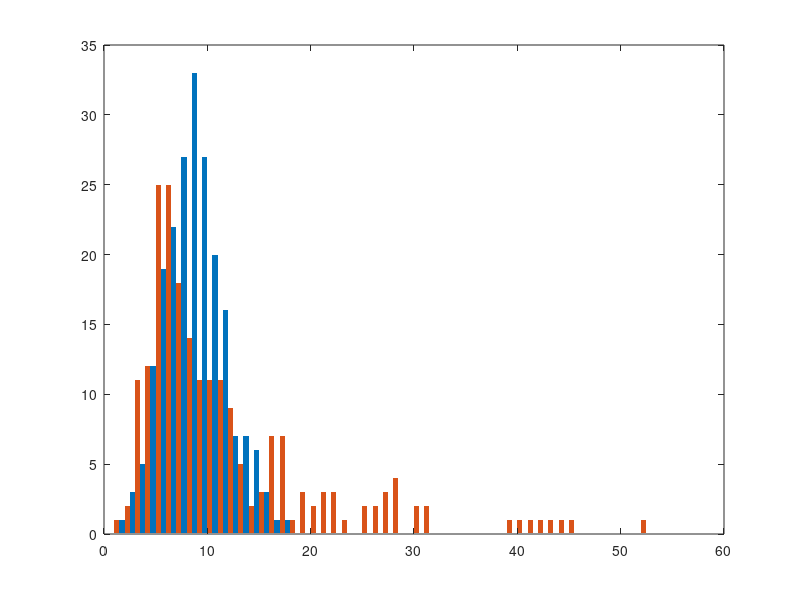

The MATLAB script that drew this image: (Note: this script raises an error after producing the figure.)
%
%	produce the degree histograms for the LG and RG graph
%
load LN_hist.mat
load RG_hist.mat


ID_LG = sum(A_LN');
ID_RG = sum(A_R');
OD_LG = sum(A_LN);
OD_RG = sum(A_R);

%ID_LG=ID_LG(ID_LG>0);
%OD_LG=OD_LG(OD_LG>0);
%ID_RG=ID_RG(ID_RG>0);
%OD_RG=OD_RG(OD_RG>0);

md=max([ID_LG,ID_RG,OD_LG,OD_RG]);


figure;

%[N,X]=hist([(OD_RG+ID_RG)',(OD_LG+ID_LG)'],1:md);
[N,X]=hist([(OD_RG)',(OD_LG+ID_LG-7)'],1:md);
h=bar(X,N,'barwidth',1,'edgecolor','none');
%hist([OD_RG',OD_LG'],30); %1:md);
%axis([0,60,0,60])



foo
[N,X]=hist(OD_RG',1:md);
h=bar(X,N,'barwidth',1,'edgecolor','none','facecolor','red','facealpha',0.5);
hold on
[N,X]=hist(OD_LG',1:md);
h=bar(X,N,'barwidth',1,'edgecolor','none','facecolor','blue','facealpha',0.5);

legend({'RG', 'LG1'})
xlabel('out-degree');
ylabel('number of connections');
set(gca,'fontsize',14');

%saveas(gcf,'hist-outdegree-RG-LG1','fig');
%saveas(gcf,'hist-outdegree-RG-LG1','png');

%axis([0,md,0,40])

figure;
%md=max([ID_LG,ID_RG]);
[N,X]=hist(ID_RG',1:md);
h=bar(X,N,'barwidth',1,'edgecolor','none','facecolor','red','facealpha',0.5);
hold on
[N,X]=hist(ID_LG',1:md);
h=bar(X,N,'barwidth',1,'edgecolor','none','facecolor','blue','facealpha',0.5);

legend({'RG', 'LG1'})
xlabel('in-degree');
ylabel('number of connections');
set(gca,'fontsize',14');
%axis([0,md,0,40])

%saveas(gcf,'hist-indegree-RG-LG1','png');
%saveas(gcf,'hist-indegree-RG-LG1','fig');

